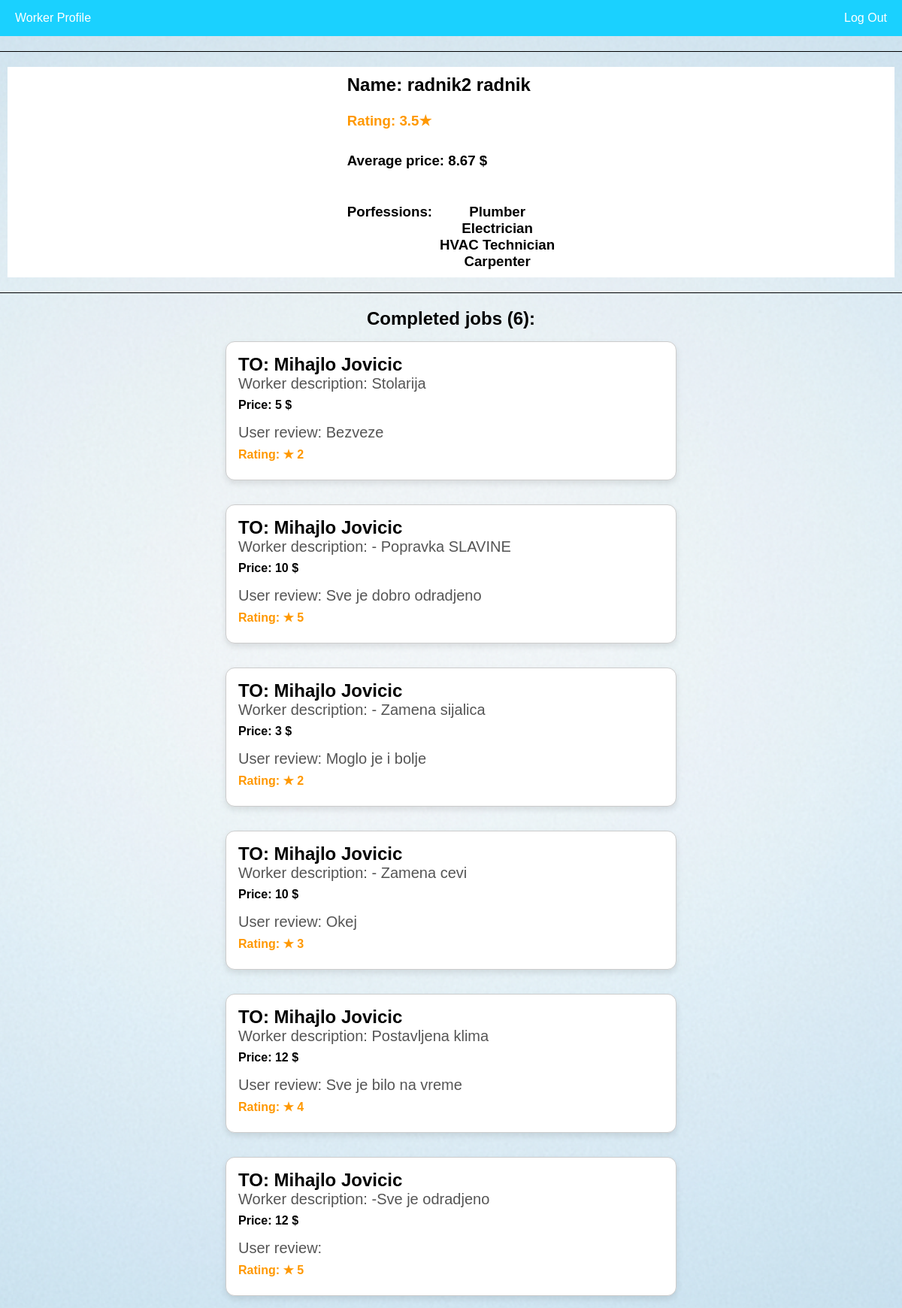
Screenshot of /seeWorkerProfile/4 (signed in) with the database file from the repository.
### HouseHelper/database.py (models this page shows)
class User(Base, UserMixin):
    __tablename__ = "Users"
    id = Column(Integer, primary_key=True)
    userEmail = Column(String, nullable=False)
    userName = Column(String, nullable=False)
    userSurename = Column(String, nullable=False)
    userPhone = Column(String, nullable=False)
    userCountry = Column(String, nullable=False)
    userCity = Column(String, nullable=False)
    userPassword = Column(String, nullable=False)
    role = Column(String, nullable=False, default="user")

class Profession(Base):
    __tablename__ = "Professions"
    id = Column(Integer, primary_key=True)
    professionName = Column(String, nullable=False, unique= True)
    workers = relationship('Worker', secondary=workerProfession, back_populates='professions')

class CompleteJob(Base):
    __tablename__ = "CompletedJobs"
    id = Column(Integer, primary_key=True)
    workerId = Column(Integer,ForeignKey("Workers.id"),nullable=False)
    userId = Column(Integer,ForeignKey("Users.id"),nullable=False)
    jobDescription = Column(String,nullable=False)
    price = Column(Integer,nullable=False)
    review = Column(String)
    rating = Column(Integer,nullable=False) #1-5
    worker = relationship("Worker",foreign_keys=[workerId],backref="completedJobs")
    user = relationship("User",foreign_keys=[userId],backref="completedJobs")

### HouseHelper/routes.py (the view)
@app.route("/seeWorkerProfile/<workerId>")
@login_required
def seeWorkerProfile(workerId):
    worker = database.UserById(workerId)
    workerData = simpleFunctions.makeDataForWorkersList(workers=[worker])[0]
    return renderHtmlPage.htmlForWorkerProfile(workerData=workerData)

### HouseHelper/database.py (called while the page is built)
def UserById(id):
    return session.query(User).filter_by(id=id).first()

def getWorkerExtraByUserId(userID):
    return session.query(Worker).filter_by(id=userID).first()

def getWorkerAverageRating(worker):
    if not worker.completedJobs:
        return 0
    sum = 0
    count = 0
    for job in worker.completedJobs:
        sum+= job.rating
        count+=1
    return round(sum/count,1)

def getWorkerAveragePrice(worker):
    if not worker.completedJobs:
        return 0
    sum = 0
    count = 0
    for job in worker.completedJobs:
        sum+= job.price
        count+=1
    return round(sum/count,2)

def getNumberOfWorkersRewievs(worker):
    return len(worker.completedJobs)

### HouseHelper/renderHtmlPage.py (called while the page is built)
def htmlForWorkerProfile(workerData):
    return render_template("workerProfile.html",workerData=workerData)

### HouseHelper/routes.py (called while the page is built)
@login_manager.user_loader
def load_user(user_id):
    return database.UserById(int(user_id))

### HouseHelper/simpleFunctions.py (called while the page is built)
def getDescriptionForEachWorker(workers):
    descriptions = []
    for worker in workers:
        workerExtra = database.getWorkerExtraByUserId(worker.id)
        descriptions.append(workerExtra.description)
    return descriptions

def getAverageRatingsForEachWorker(workers):
    averageRatings = []
    for worker in workers:
        realWorker = database.getWorkerExtraByUserId(worker.id)
        averageRatings.append(database.getWorkerAverageRating(worker=realWorker))
    return averageRatings

def getAveragePriceForEachWorker(workers):
    averagePrices = []
    for worker in workers:
        realWorker = database.getWorkerExtraByUserId(worker.id)
        averagePrices.append(database.getWorkerAveragePrice(worker=realWorker))
    return averagePrices

def getNumberOfRewievsForEachWorker(workers):
    rewievs = []
    for worker in workers:
        realWorker = database.getWorkerExtraByUserId(worker.id)
        rewievs.append(database.getNumberOfWorkersRewievs(worker=realWorker))
    return rewievs

def makeDataForWorkersList(workers):
    descriptions = getDescriptionForEachWorker(workers=workers)
    ratings = getAverageRatingsForEachWorker(workers=workers)
    numberOfReviews = getNumberOfRewievsForEachWorker(workers=workers)
    averagePrices = getAveragePriceForEachWorker(workers=workers)
    workersData = makeWorkersData(workers=workers,descriptions=descriptions,
                                        ratings=ratings,numberOfReviews=numberOfReviews,prices = averagePrices)
    return workersData

### HouseHelper/templates/workerProfile.html (shortened to what this page needs)
{%extends 'base.html'%}
{%block header%}Worker Profile{%endblock%}
{%block content%}
<hr>
<div class="main">
    <div class="basic-info">
     <h2>Name: {{workerData["user"].userName}} {{workerData["user"].userSurename}}</h2>
    <h3 class="worker-rating">Rating: {{workerData["rating"]}}★</h3>
    <h3 class="worker-price">Average price: {{workerData["price"]}} $</h3>
    <div class="professions">
        <h3>Porfessions: </h3>
        <div class="profession-names">
            {%for profession in workerData["professions"]%}
                <h3>{{profession.professionName}}</h3>
            {%endfor%}
        </div>
    </div>
</div>
</div>
<hr>
<div class="completed-jobs">
    <h2>Completed jobs ({{workerData["reviews"]}}):</h2>
    {%for job in workerData["completedJobs"]%}
        <div class="job-card">
            <h2 class="user-name">TO: {{job.user.userName}} {{job.user.userSurename}}</h2>
            <p class="worker-description">Worker description: {{job.jobDescription}}</p>
             <p class="worker-price">Price: {{job.price}} $</p>
            <p class="user-description">User review: {{job.review}}</p>
            <p class="user-rating">Rating: ★ {{job.rating}}</p>
        </div>
    {%endfor%}
</div>
{%endblock%}

### HouseHelper/static/css/base.css (style rules this page uses)
* { margin: 0; padding: 0; box-sizing: border-box; }
body { font-family: Arial, sans-serif; background-image: url('../images/searchEngineBackground.png'); background-size: cover; background-repeat: no-repeat; background-position: center; height: 100%; min-height: 100vh; }

### rows the page displays
User: user.userName "radnik2", user.userSurename "radnik"
Profession: professionName "Plumber"
Profession: professionName "Electrician"
Profession: professionName "HVAC Technician"
Profession: professionName "Carpenter"
CompleteJob: user.userName "Mihajlo", user.userSurename "Jovicic", jobDescription "Stolarija", price "5", review "Bezveze", rating "2"
CompleteJob: user.userName "Mihajlo", user.userSurename "Jovicic", jobDescription "- Popravka SLAVINE", price "10", review "Sve je dobro odradjeno", rating "5"
CompleteJob: user.userName "Mihajlo", user.userSurename "Jovicic", jobDescription "- Zamena sijalica", price "3", review "Moglo je i bolje", rating "2"
CompleteJob: user.userName "Mihajlo", user.userSurename "Jovicic", jobDescription "- Zamena cevi", price "10", review "Okej", rating "3"
CompleteJob: user.userName "Mihajlo", user.userSurename "Jovicic", jobDescription "Postavljena klima", price "12", review "Sve je bilo na vreme", rating "4"
CompleteJob: user.userName "Mihajlo", user.userSurename "Jovicic", jobDescription "-Sve je odradjeno", price "12", rating "5"

### other values shown
{{ workerData["rating"] }} "3.5"
{{ workerData["price"] }} "8.67"
{{ workerData["reviews"] }} "6"
